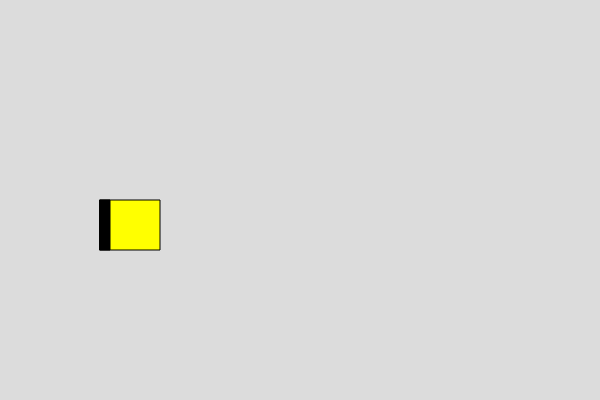
Frame 1 (no input)
Frame 60 (no input): identical to frame 1, image omitted
Frame 120 (the mouse pressed at the canvas centre since frame 60): identical to frame 1, image omitted

The p5.js sketch that drew this single still picture (run headless with seeded random() and noise() and a simulated clock; from frame 60 on, the mouse is pressed at the canvas centre):

// p5.js sketch
// ── sketch.js

var box1;
var box2;

function setup() {
  createCanvas(600, 400);
  
  box1 = new Box()
  box2 = new Box()

}

function draw() {
  background(220);
  box1.set_width(60);
  box1.set_colour("yellow"); 
  box1.show();

  box2.set_width(10);
  box2.set_colour("black");
  box2.show();

}


// ── box.js
class Box
  {
    constructor()
    {
      this.x = 100;
      this.y = 200
      this.w = 50;
      this.h = 50;
    }
    
    show()
    {
      rect(this.x,this.y,this.w,this.h)
    }
    
    //write function to set the width of the box
     set_width(val)
     {
       this.w = val 
     }

     set_colour(cval)
     {
       fill(cval);
     }
  }

  
